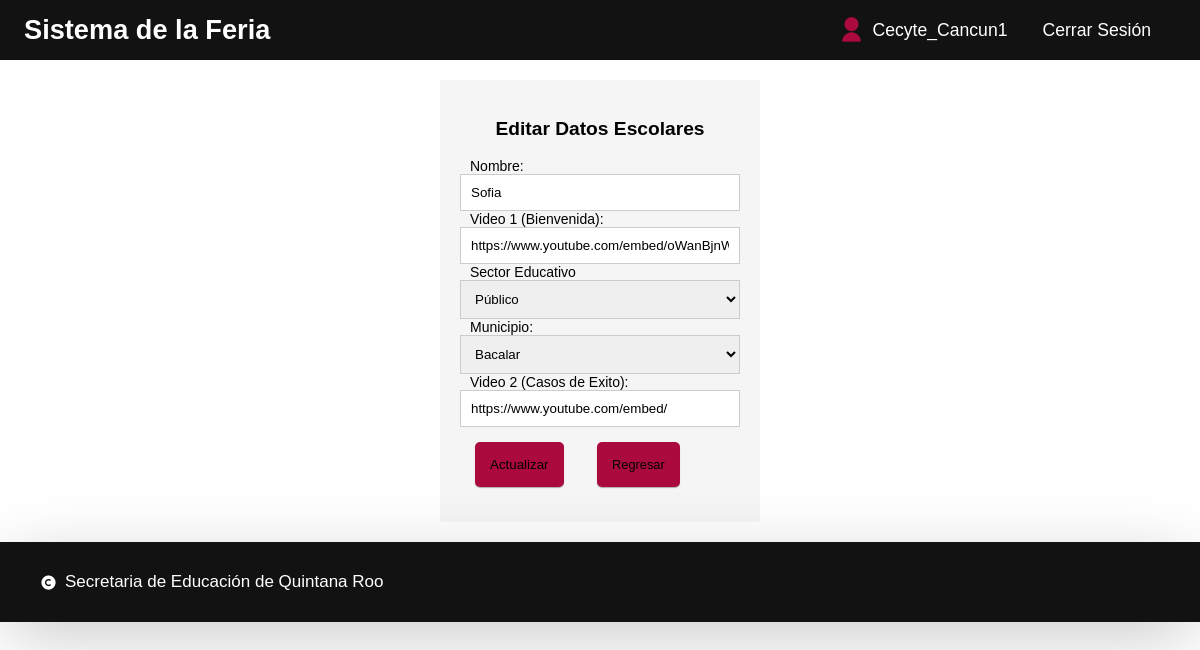
Before: /controlador/cont_editar_datos.php?id=2 (signed in) with the older database file.
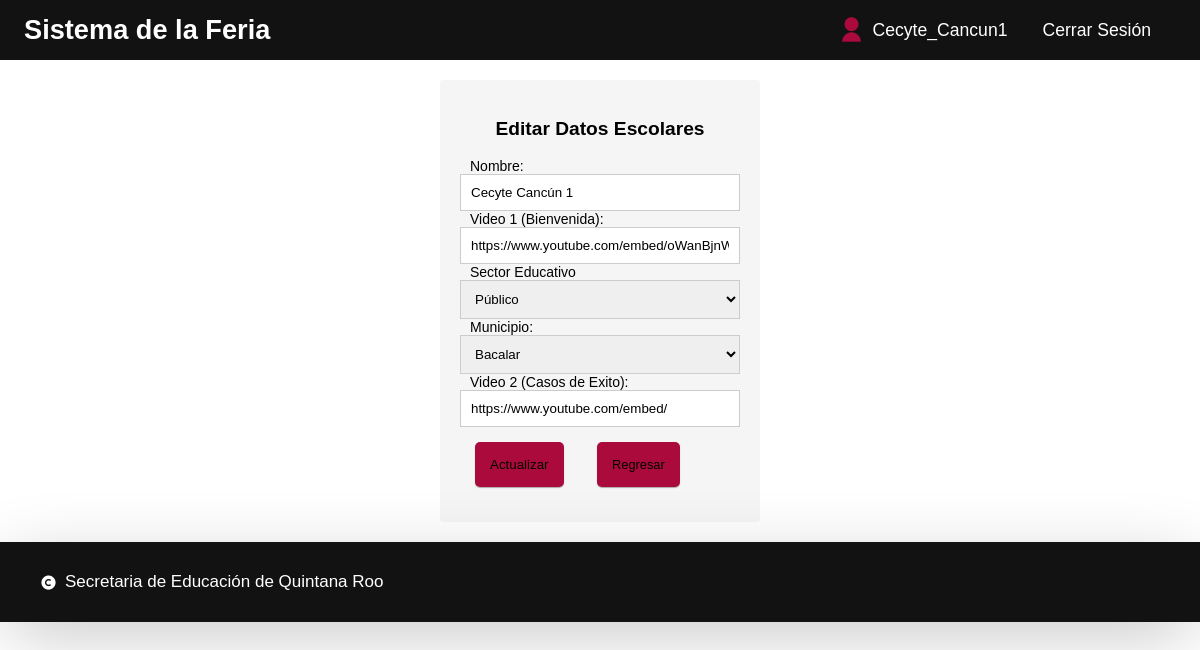
After: the same page with the newer database file.
### tables this page shows
CREATE TABLE `datos_escuelas` (
  `id_escuela` int(11) NOT NULL,
  `nombre_plantel` varchar(100) NOT NULL,
  `sector_educativo` varchar(45) NOT NULL,
  `municipio` varchar(50) NOT NULL,
  `bienvenidos` varchar(100) NOT NULL,
  `becas` varchar(100) NOT NULL,
  `oferta_educativa` varchar(100) NOT NULL,
  `caso_exito` varchar(100) NOT NULL
);

### controlador/cont_editar_datos.php (the view, shortened to what this page needs)
<?php
    if(isset($_SESSION['id_usuario']) && isset($_SESSION['usuario'])){
?>
<!DOCTYPE html>
<html lang="en">
    <head>
        <link rel="stylesheet" href="../css/formulario.css">
        <link rel="stylesheet" href="../css/sistema.css">
        <link href="https://cdn.jsdelivr.net/npm/remixicon@2.5.0/fonts/remixicon.css" rel="stylesheet">
        <link rel="stylesheet" href="https://unpkg.com/boxicons@latest/css/boxicons.min.css">
    </head>
    <body>
        <?php
            include '../database/conexion.php';
            if(isset($_POST['actualizar'])){
                $id_escuela = $_POST['id_escuela'];
                $nombre_plantel = $_POST['nombre_plantel'];
                $sector_educativo = $_POST['sector_educativo'];
                $municipio = $_POST['municipio'];
                $bienvenidos = $_POST['bienvenidos'];
                $caso_exito = $_POST['caso_exito'];
                $sql_update = "UPDATE datos_escuelas SET nombre_plantel  = '$nombre_plantel', sector_educativo = '$sector_educativo', municipio = '$municipio', bienvenidos  = '$bienvenidos', caso_exito = '$caso_exito' WHERE id_escuela = '$id_escuela'";
                $resultadoUpdate = mysqli_query($conexion, $sql_update);
                if($resultadoUpdate){
                    echo "<script languaje='JavaScript'>alert('Los datos SI se actualizaron correctamente.'); location.assign('../modi_datos.php');</script>";
                }else{
                    echo "<script languaje='JavaScript'>alert('Los datos NO se actualizaron correctamente.'); location.assign('../modi_datos.php');</script>";
                }
                mysqli_close($conexion);
            }else{
                $id = $_GET['id'];
                $sql_datos = "SELECT * FROM datos_escuelas WHERE id_escuela = '".$id."' ";
                $resultadoEditar = mysqli_query($conexion, $sql_datos);
                $fila = mysqli_fetch_assoc($resultadoEditar);
                    $nombre_plantel = $fila['nombre_plantel'];
                    $bienvenidos = $fila['bienvenidos'];
                    $caso_exito = $fila['caso_exito'];
        ?>
        <header>
            <div class="logo"><span>Sistema de la Feria</span></div>
            <div class="main">
                <a href="../index.php" class="user"><i class="ri-user-fill"></i> <?php echo $_SESSION["usuario"]; ?></a>
                <a href="controlador/cont_sing_out.php">Cerrar Sesión</a>
            </div>
        </header>
        <section>
            <div class="form">
                <form action="<?=$_SERVER['PHP_SELF']?>" method="post" enctype="multipart/form-data">
                    <h1>Editar Datos Escolares</h1>
                    <label for="nombre_plantel">Nombre:</label>
                    <input type="text" name="nombre_plantel" class="field" value="<?php echo $nombre_plantel?>">
                    <label for="bienvenidos">Video 1 (Bienvenida):</label>
                    <input type="text" name="bienvenidos" class="field" value="<?php echo $bienvenidos?>">
                    <label for="sector_educativo">Sector Educativo</label>
                    <select name="sector_educativo" class="field" id="municipio" required>
                        <option value="Público">Público</option>
                    </select>
                    <label for="municipio">Municipio:</label>
                    <select name="municipio" class="field" id="municipio" required>
                        <option value="Bacalar">Bacalar</option>
                    </select>
                    <label for="caso_exito">Video 2 (Casos de Exito):</label>
                    <input type="text" name="caso_exito" class="field" value="<?php echo $caso_exito?>" id="caso_exito">
                    <input class="btn" type="submit" name="actualizar" value="Actualizar">
                    <a class="btn" href="../modi_datos.php"> Regresar </a>
                </form>
            </div>
            <?php
                }
            ?>
        </section>
        <footer>
            <div class="foot__container">
                <div class="footer__bottom">
                    <div class="copy_right">
                        <i class='bx bxs-copyright'></i>
                        <span>Secretaria de Educación de Quintana Roo</span>
                    </div>
                </div>
            </div>
        </footer>
    </body>
</html>
<?php
    } else{
        header ("location: ../login.php");
        exit();
    }
?>

Changed rows visible on the page:
changed datos_escuelas "https://www.youtube.com/embed/oWanBjnWtIE": nombre_plantel "Sofia" → "Cecyte Cancún 1"
